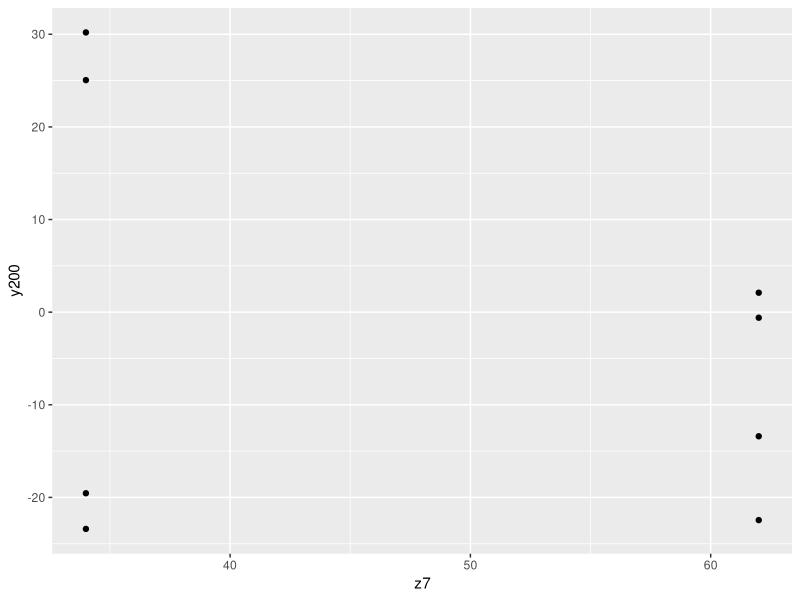
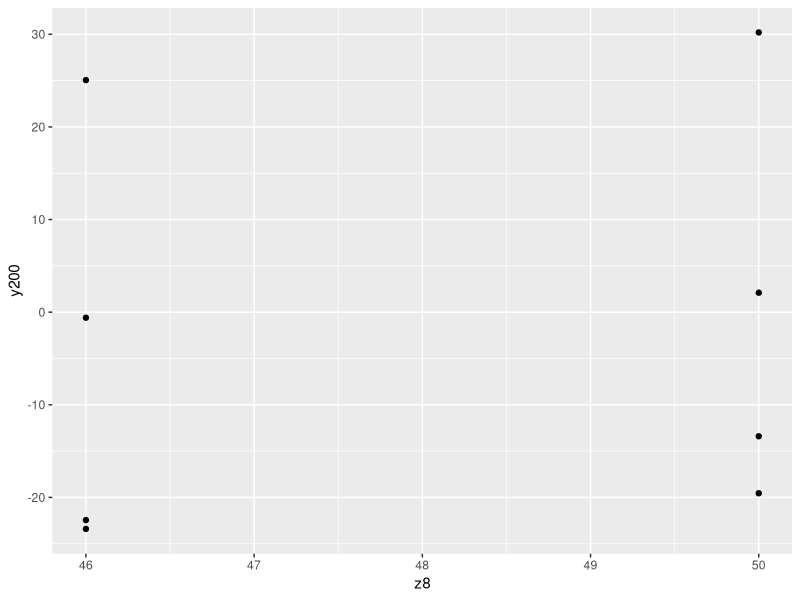
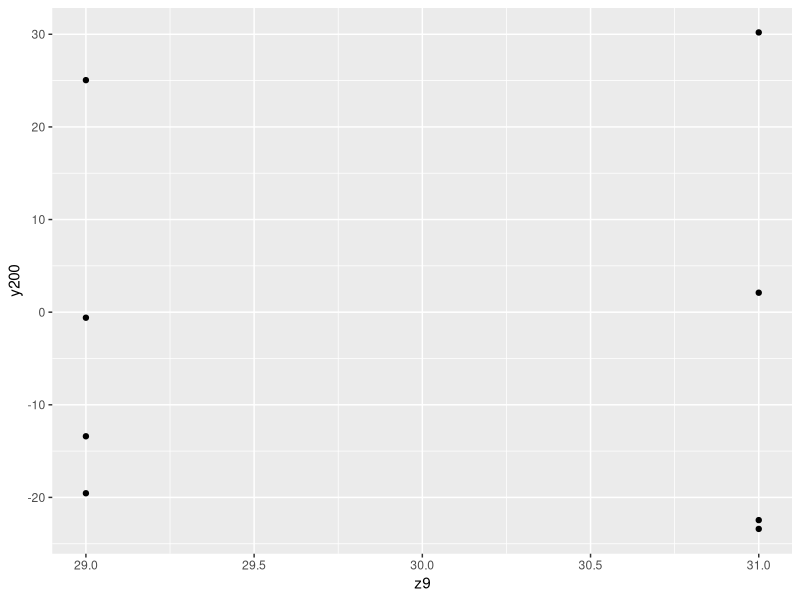
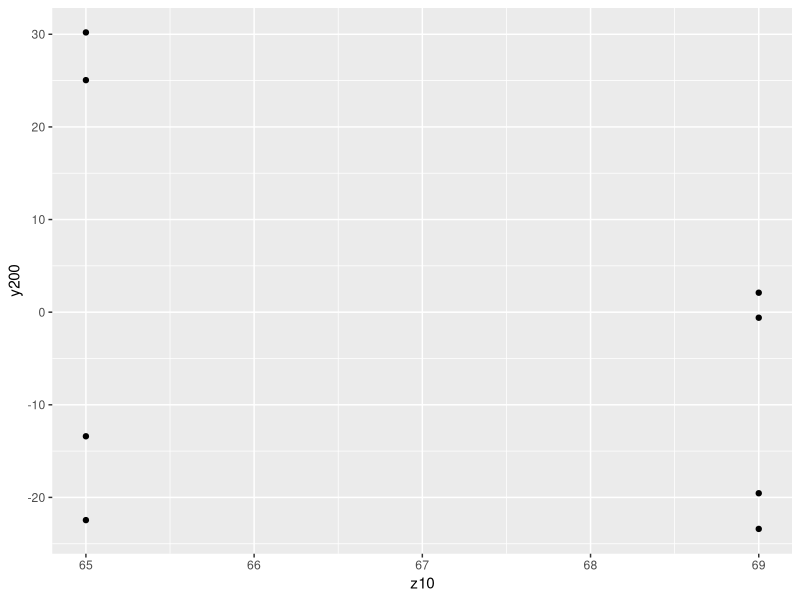
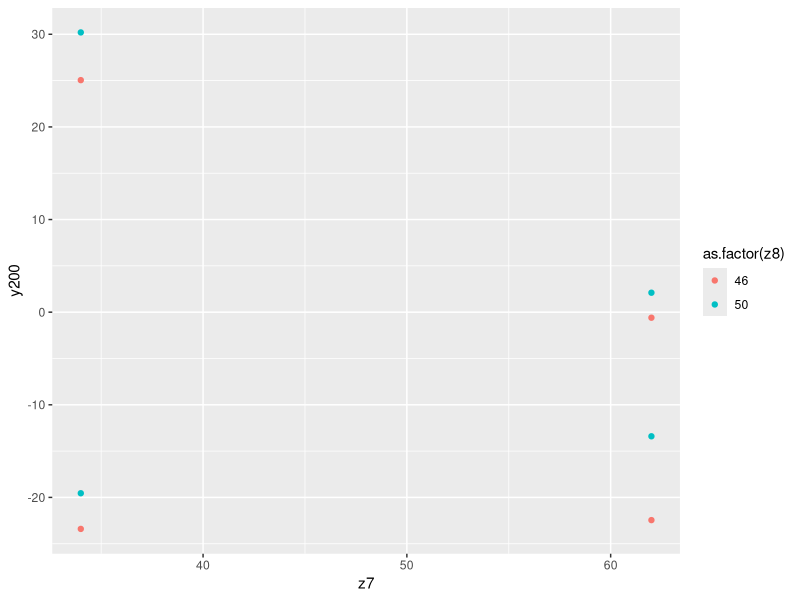
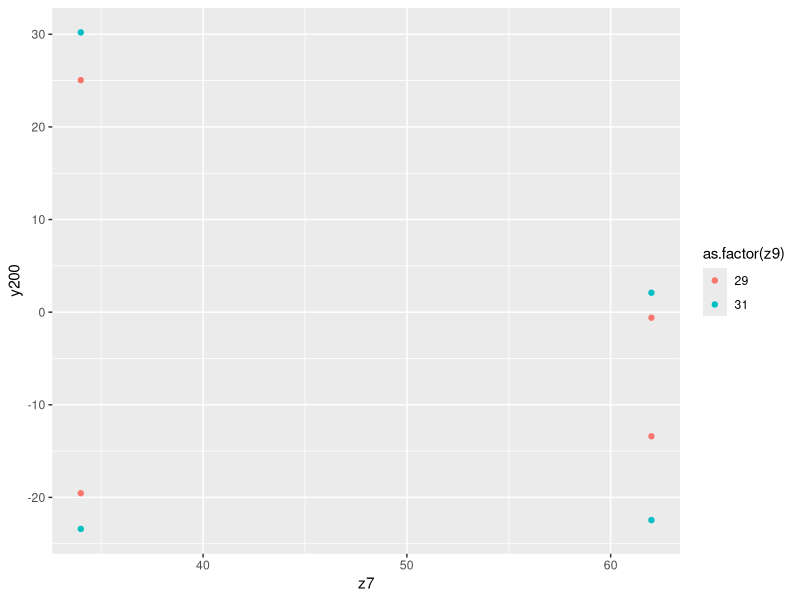
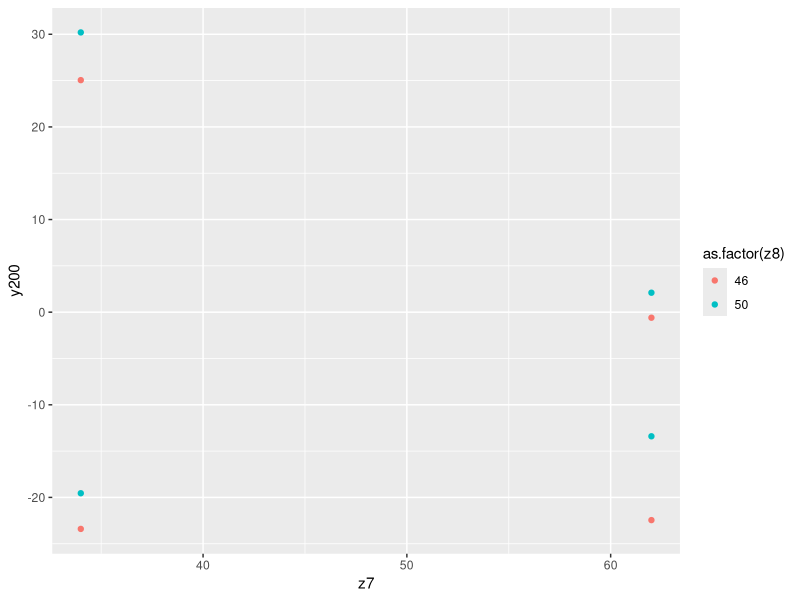
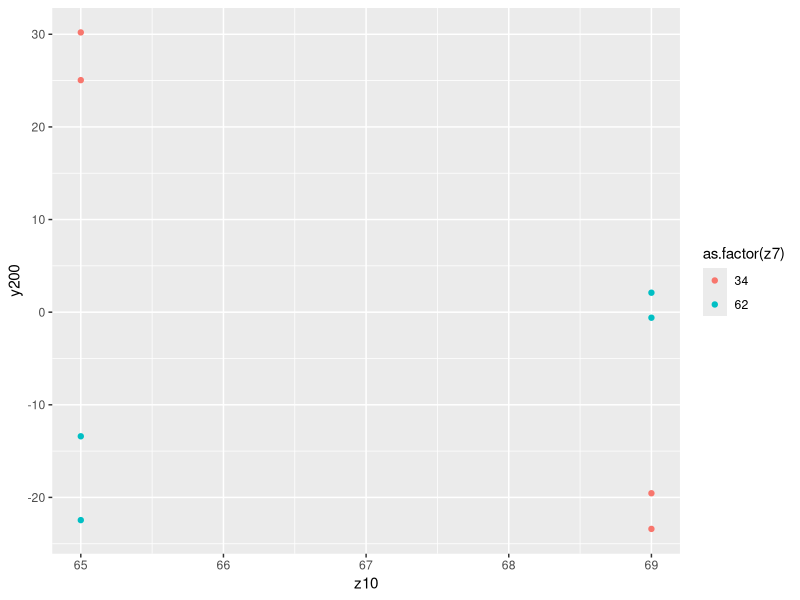

Source code (R) for these figures, in order:
library(ggplot2)

fact.df <- read.delim("half_factorial1.tsv")

fact.df

fact.model <- aov(y200 ~ as.factor(z7) + as.factor(z8) + as.factor(z9) + as.factor(z10), 
    data=fact.df)
summary(fact.model)

fact.model <- aov(y200 ~ as.factor(z7)*as.factor(z10) + as.factor(z8) * as.factor(z9), 
                  data=fact.df)
summary(fact.model)


ggplot(data=fact.df) + geom_point(aes(x=z7, y=y200))
ggplot(data=fact.df) + geom_point(aes(x=z8, y=y200))
ggplot(data=fact.df) + geom_point(aes(x=z9, y=y200))
ggplot(data=fact.df) + geom_point(aes(x=z10, y=y200))
ggplot(data=fact.df) + geom_point(aes(x=z7, y=y200, color=as.factor(z8)))
ggplot(data=fact.df) + geom_point(aes(x=z7, y=y200, color=as.factor(z9)))
ggplot(data=fact.df) + geom_point(aes(x=z7, y=y200, color=as.factor(z8)))
ggplot(data=fact.df) + geom_point(aes(x=z10, y=y200, color=as.factor(z7)))
ggplot(data=fact.df) + geom_point(aes(x=z8, y=y200, color=as.factor(z9)))

par(mfrow=c(2,3))

interaction.plot(fact.df$z7, fact.df$z8, fact.df$y200)
interaction.plot(fact.df$z7, fact.df$z9, fact.df$y200)
interaction.plot(fact.df$z7, fact.df$z10, fact.df$y200)
interaction.plot(fact.df$z8, fact.df$z9, fact.df$y200)
interaction.plot(fact.df$z8, fact.df$z10, fact.df$y200)
interaction.plot(fact.df$z9, fact.df$z10, fact.df$y200)

##################
## Expeirment 2:
## Only using z7 and z10, but using 3 levels for each 
## to estimate potential quadratic effects

experim.2 <- read.delim("z7-z10.tsv")
summary(experim.2)

ggplot(data=experim.2) + geom_point(aes(x=z7, y=y300, color=as.factor(z10)))

poly.model <- lm(y300 ~ poly(z7, z10, degree=2), 
                  data=experim.2)
summary(poly.model)

interact.model <- lm(y300 ~ z7*z10, data=experim.2)
summary(interact.model)
